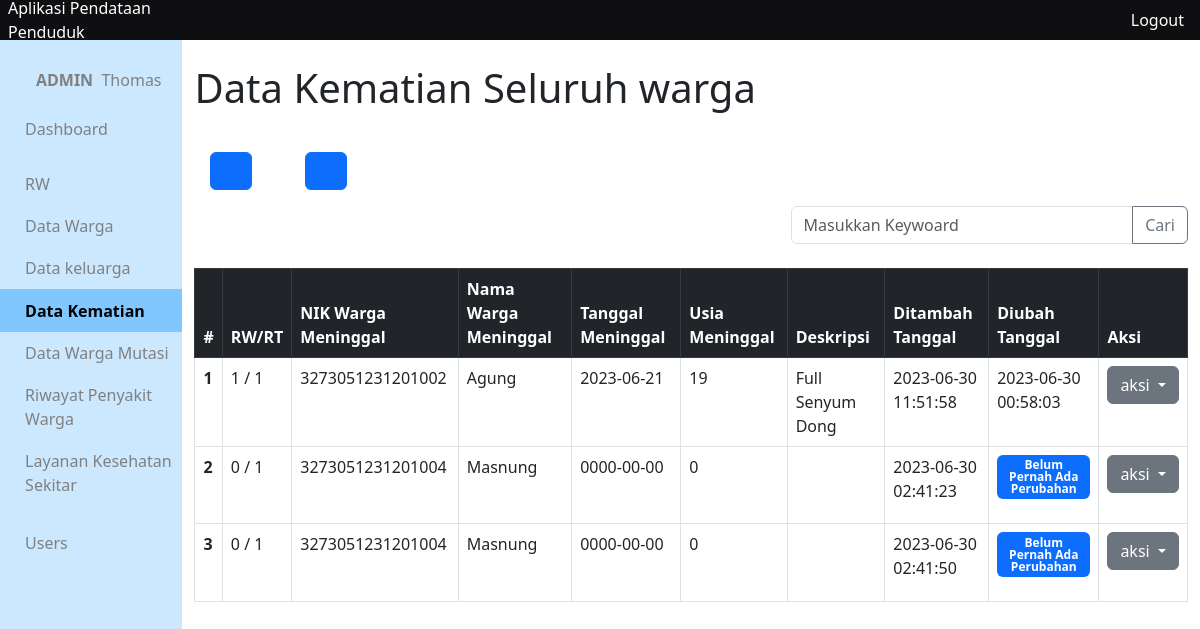
Page /app/views/kematian/index.php?keyword=3273051231201002 (signed in) on the committed database.
### tables this page shows
CREATE TABLE `kematian` (
  `id_kematian` int(10) NOT NULL,
  `rw_kematian` int(10) DEFAULT NULL,
  `rt_kematian` int(10) DEFAULT NULL,
  `nik_kematian` varchar(16) DEFAULT NULL,
  `tanggal_kematian` date DEFAULT NULL,
  `usia_kematian` int(3) DEFAULT NULL,
  `deskripsi_kematian` varchar(300) DEFAULT NULL,
  `created_at` timestamp NOT NULL DEFAULT current_timestamp(),
  `updated_at` timestamp NOT NULL DEFAULT current_timestamp()
);

CREATE TABLE `warga` (
  `nik_warga` varchar(16) NOT NULL,
  `no_kk` varchar(16) DEFAULT NULL,
  `status_kk` varchar(50) DEFAULT NULL,
  `nama_warga` varchar(300) DEFAULT NULL,
  `tempat_lahir` varchar(300) DEFAULT NULL,
  `tanggal_lahir` date DEFAULT NULL,
  `alamat_ktp` varchar(300) DEFAULT NULL,
  `alamat_tinggal` varchar(300) DEFAULT NULL,
  `no_rt` int(10) DEFAULT NULL,
  `no_rw` int(10) DEFAULT NULL,
  `agama` varchar(50) DEFAULT NULL,
  `pendidikan_terakhir` varchar(20) DEFAULT NULL,
  `pekerjaan` varchar(200) DEFAULT NULL,
  `jenis_kelamin` char(1) DEFAULT NULL,
  `status_perkawinan` varchar(15) DEFAULT NULL,
  `status_warga` varchar(10) DEFAULT NULL,
  `status_kehidupan` varchar(10) DEFAULT NULL,
  `kewarganegaraan` varchar(10) DEFAULT NULL,
  `gol_darah` char(2) DEFAULT NULL,
  `kontak` varchar(15) DEFAULT NULL,
  `id_adder` int(10) DEFAULT NULL,
  `id_updater` int(10) DEFAULT NULL,
  `created_at` timestamp NULL DEFAULT current_timestamp(),
  `updated_at` timestamp NULL DEFAULT current_timestamp()
);

### app/functions/kematian/function-crud.php (called while the page is built, shortened)
<?php
require_once __DIR__.'/../main-function.php';
function getAllKematian(){
	$query = "SELECT *, kematian.created_at as ditambah, kematian.updated_at as diubah
	FROM kematian INNER JOIN warga
	ON kematian.nik_kematian = warga.nik_warga";
	return query($query);
}
 ?>

### app/functions/main-function.php (called while the page is built, shortened)
<?php
$conn = mysqli_connect("localhost", "root", '', "data_penduduk");
function query($query)
{
	global $conn;
	$result = mysqli_query($conn, $query);
	$rows = [];
		while( $row = mysqli_fetch_assoc($result) ) {
			$rows[] = $row;
		}
	return $rows;
}

### app/views/kematian/index.php (the view, shortened to what this page needs)
<?php include_once '../layouts/header.php' ?>
<?php include_once '../layouts/side-bar.php' ?>
<?php include_once '../../functions/kematian/function-crud.php' ?>
<?php include_once '../../functions/warga/function-crud.php' ?>
<div class="container">
<?php $warga_mati = getAllKematian(); ?>
<h1 class="mt-4">Data Kematian Seluruh warga</h1>
<?php include_once '../layouts/menu.php' ?>
<?php include_once '../layouts/form-cari.php' ?>
<table class="table table-hover table-bordered mt-2">
  <thead>
    <tr class="table-dark">
      <th scope="col">#</th>
      <th scope="col">RW/RT</th>
      <th scope="col">NIK Warga Meninggal</th>
      <th scope="col">Nama Warga Meninggal</th>
      <th scope="col">Tanggal Meninggal</th>
      <th scope="col">Usia Meninggal</th>
      <th scope="col">Deskripsi</th>
      <th scope="col">Ditambah Tanggal</th>
      <th scope="col">Diubah Tanggal</th>
      <th scope="col">Aksi</th>
    </tr>
  </thead>
  <tbody>
  	<?php if (!empty($warga_mati)): ?>
  	<?php $no = 1; ?>
  	<?php foreach ($warga_mati as $w) { ?>
    <tr>
      <th scope="row"><?= $no++; ?></th>
      <td><?= $w['rw_kematian']  ?> / <?= $w['rt_kematian'] ?></td>
      <td><?= $w['nik_kematian']  ?></td>
      <td><?= $w['nama_warga']  ?></td>
      <td><?= $w['tanggal_kematian']  ?></td>
      <td><?= $w['usia_kematian']  ?></td>
      <td><?= $w['deskripsi_kematian']  ?></td>
      <td><?= $w['ditambah']  ?></td>
      <td>
      <?php if ($w['diubah'] == '0000-00-00 00:00:00'): ?>
  			<div class="badge bg-primary text-wrap mb-3"> Belum Pernah Ada Perubahan </div>
  	  <?php else : ?>
  			<?= $w['diubah']  ?>
  	  <?php endif; ?>
  	  </td>
      <td>
      	<div class="dropdown">
		  <button class="btn btn-secondary dropdown-toggle" type="button" data-bs-toggle="dropdown" aria-expanded="false">
		    aksi
		  </button>
		</div>
      </td>
    </tr>
    <?php } ?>
  	<?php else : ?>
  		<h1>Data Tidak Ditemukan</h1>
  	<?php endif ?>
</table>
</div>
<?php include_once '../layouts/footer.php' ?>

### app/css/colors.css (style rules this page uses)
:root { --pink: #ecc6b3; --docks: #42506B; --haze: #C6CEFF; --fairy: #45E3FF; --rang1: #CCE8FF; --rang2: #B3DDFF; --rang3: #99D2FF; --rang4: #80C7FF; }

### app/css/style.css (style rules this page uses)
* { margin: 0; padding: 0; }
body { width: 100vw; height: 100vh; }

### rows in the picture
kematian: rw_kematian "1", rt_kematian "1", nik_kematian "3273051231201002", nik_kematian.nama_warga "Agung", tanggal_kematian "2023-06-21", usia_kematian "19", deskripsi_kematian "Full Senyum Dong", created_at "2023-06-30 11:51:58", updated_at "2023-06-30 00:58:03"
kematian: rw_kematian "0", rt_kematian "1", nik_kematian "3273051231201004", nik_kematian.nama_warga "Masnung", tanggal_kematian "0000-00-00", usia_kematian "0", created_at "2023-06-30 02:41:23", shows "Belum Pernah Ada Perubahan"
kematian: rw_kematian "0", rt_kematian "1", nik_kematian "3273051231201004", nik_kematian.nama_warga "Masnung", tanggal_kematian "0000-00-00", usia_kematian "0", created_at "2023-06-30 02:41:50", shows "Belum Pernah Ada Perubahan"

### other values in the picture
$_SESSION['level'] "ADMIN"
$_SESSION['nama'] "Thomas"
